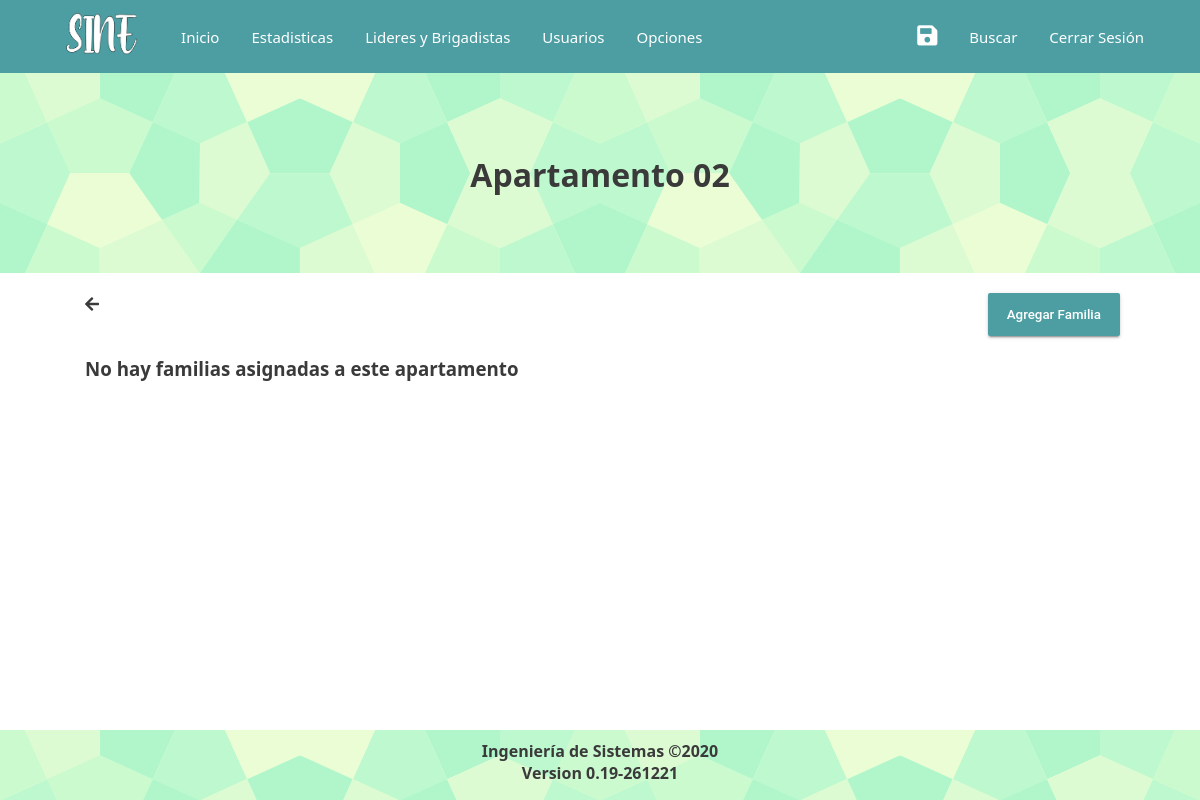
The page /families.php?id=2 (signed in) on the database as committed earlier.
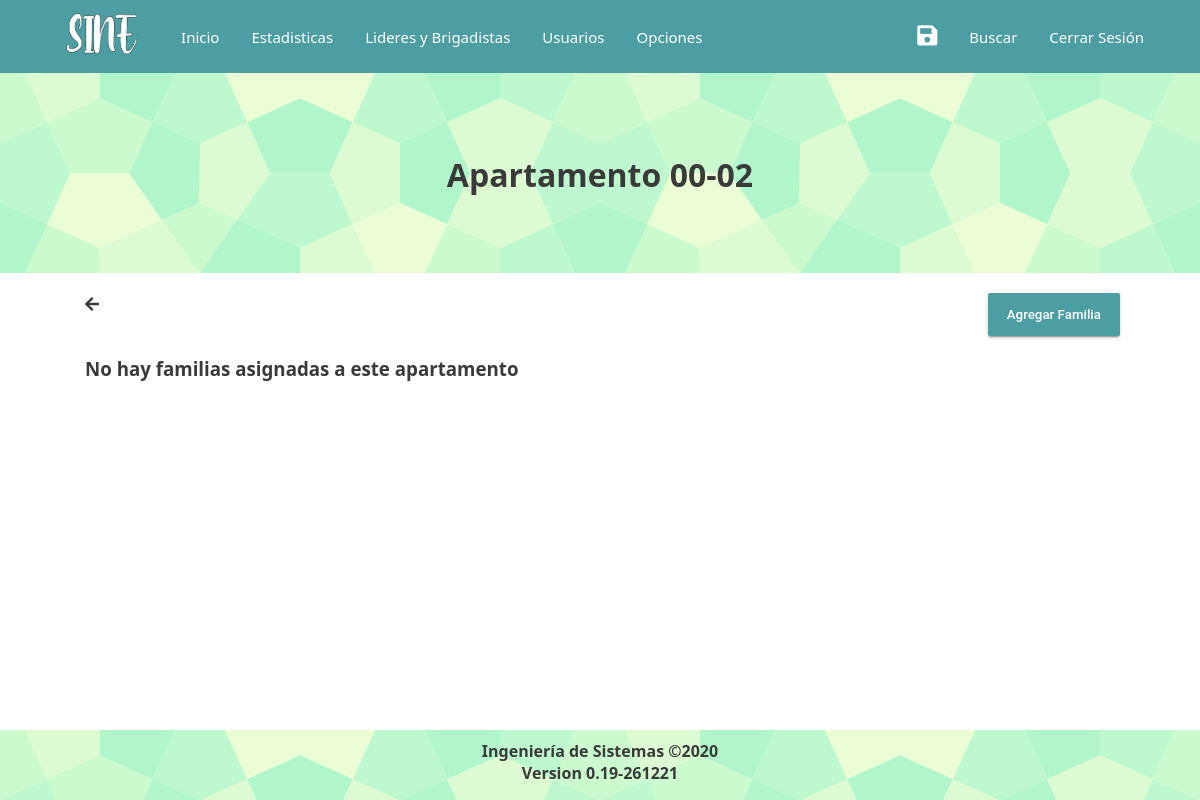
The same page on the database as committed later.
### tables this page shows
CREATE TABLE `APARTAMENTO`(
	`ID`INT NOT NULL AUTO_INCREMENT,
	`NUMERO_APARTAMENTO` VARCHAR(5),
	`CODIGO` VARCHAR(255),
	`SERIAL` INT,
	`ANEXO` ENUM('S','N'),
	`ID_BLOQUE` INT(1),
	PRIMARY KEY (`ID`)
);

### includes/functions.php (called while the page is built, shortened)
<?php
	function conexion(){
		$servername = "localhost";
		$username = "root";
		$password = "";
		$dbname = "nedb";
		$conection = new mysqli($servername, $username, $password, $dbname);
		$conection->set_charset("utf8");
		return $conection;
	}
	function familiasPorApartamento($id_apartamento){
		$familias = NULL;
		$conn = conexion();
		$sql = "SELECT ID FROM FAMILIA WHERE ID_APARTAMENTO = $id_apartamento";
		$result = $conn->query($sql);
		return $familias;
	}
	function apartamento($id){
		$apartamento = NULL;
		$conn = conexion();
		$sql = "SELECT APARTAMENTO.*, BLOQUE.NUMERO_BLOQUE AS NRO_BLOQUE FROM APARTAMENTO JOIN BLOQUE ON APARTAMENTO.ID_BLOQUE = BLOQUE.ID WHERE APARTAMENTO.ID = $id";
		$result = $conn->query($sql);
		if ($result->num_rows > 0) {
			$row = $result->fetch_assoc();
			$apartamento['ID'] = $row['ID'];
			$apartamento['NRO_APARTAMENTO'] = $row['NUMERO_APARTAMENTO'];
			$apartamento['ANEXO'] = $row['ANEXO'];
			$apartamento['ID_BLOQUE'] = $row['ID_BLOQUE'];
			$apartamento['NRO_BLOQUE'] = $row['NRO_BLOQUE'];
		}
		return $apartamento;
	}
?>

### families.php (shortened to what this page needs)
<?php
	include_once 'includes/functions.php';
	$id = $_GET['id'];
	$nro_ap = apartamento($id)['NRO_APARTAMENTO'];
	$id_ap = $id;
	$id_bl = apartamento($id)['ID_BLOQUE'];
	$a = apartamento($id)['ANEXO'];
	$apartamento = apartamento($id);
	$familias = familiasPorApartamento($apartamento['ID']);
?>
<!DOCTYPE html>
<html>
	<head>
		<link rel="stylesheet" type="text/css" href="vendor/perfect-scrollbar/perfect-scrollbar.css">
		<link rel="stylesheet" type="text/css" href="css/styleshome.css">
		<link rel="stylesheet" href="css/styleTable.css">
	</head>
	<body>
		<?php include("includes/navbar.php");?>
			<div class="welcome">
				<?php if ($a == 'S'): ?>
				<h1>Anexo <?php echo $nro_ap ?></h1>
				<?php else: ?>
				<h1>Apartamento <?php echo $nro_ap ?></h1>
				<?php endif ?>
				</div>
				<div class="container">
					<div class="center Btn-menu">
					<a class="left" href="apartments.php?id=<?php echo $id_bl ?>" title="Volever"><i class="fas fa-arrow-left"></i></a>
					<a href="addfamily.php?apartamento=<?php echo $id_ap ?>"><button>Agregar Familia</button></a>
					</div>
					<?php if ($familias != null && isset($personas)): ?>
						<?php for ($i = 0; $i < count($familias); $i++):  ?>
							<?php if (isset($personas[$i])): ?>
								<div class="center">
									<h2>Familia <?php echo $personas[$i][0]['FAMILIA'] ?></h2>
									<a class="btn-families" href="afamily.php?id=<?php echo $familias[$i]['ID']?>" title="Ver detalles de la familia"><i class="fas fa-info-circle"></i></a>
									<a class="btn-families" href="#" title="Eliminar Familia" onclick="Confirmar(4, <?php echo $familias[$i]['ID'] ?>, <?php echo $id_ap ?>)"><i class="fas fa-eraser"></i></a>
								</div>
								<div class="container-table100">
									<div class="wrap-table100">
										<div class="table100 ver1">
											<div class="wrap-table100 js-pscroll">
												<div class="table100-nextcols">
													<table>
														<thead>
															<tr class="row100 head">
																<th class="cell100 column1">Nombres</th>
																<th class="cell100 column2">Apellidos</th>
																<th class="cell100 column3">Genero</th>
																<th class="cell100 column4">DNI</th>
																<th class="cell100 column5">Jefe de familia</th>
																<th class="cell100 column6">Telefono</th>
																<th class="cell100 column7">Fecha de nacimiento</th>
																<th class="cell100 column8">Serial del Carnet de la Patria</th>
																<th class="cell100 column8">Codigo del Carnet de la Patria</th>
															</tr>
														</thead>
														<?php for ($j = 0; $j < count($personas[$i]); $j++): ?>
															<tbody>
																<tr class="row100 body">
																	<td class="cell100 column1"><?php echo $personas[$i][$j]['NOMBRES'] ?></td>
																	<td class="cell100 column2"><?php echo $personas[$i][$j]['APELLIDOS'] ?></td>
																	<td class="cell100 column3"><?php echo $personas[$i][$j]['GENERO'] ?></td>
																	<td class="cell100 column4"><?php echo $personas[$i][$j]['DNI'] ?></td>
																	<td class="cell100 column5"><?php echo $personas[$i][$j]['POSICION'] ?></td>
																	<td class="cell100 column6"><?php echo $personas[$i][$j]['TELEFONO'] ?></td>
																	<td class="cell100 column7"><?php echo $personas[$i][$j]['FECHA_NAC'] ?></td>
																	<td class="cell100 column8"><?php echo $personas[$i][$j]['SERIAL_CARNET'] ?></td>
																	<td class="cell100 column8"><?php echo $personas[$i][$j]['CODIGO_CARNET'] ?></td>
																</tr>
															</tbody>
														<?php endfor ?>
													</table>
												</div>
											</div>
										</div>
									</div>
								</div>
					<?php endif ?>
				<?php endfor ?>
					<?php else: echo "<h3 class='center'>No hay familias asignadas a este apartamento</h3>" ?>
				<?php endif ?>
		</div>
	<?php include("includes/footer.php")?>

Rows that differ between the two databases and show on the page:
changed apartamento: NUMERO_APARTAMENTO "02" → "00-02"
